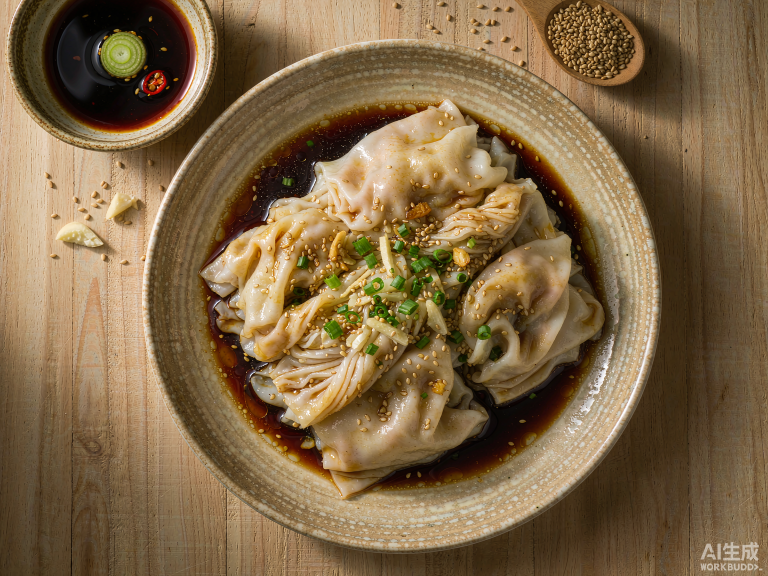
#> input picture scripts/_cq/_gen_new/Changfen__Cantonese_rice_noodl_2026-11-18T13-42-33.png, 1536 x 1152 px, given as the content of the folder D:/WorkBuddy AI/家庭点菜系统/scripts/_cq/unified/034, which was not available (shown at 1/2 size)
$ python publish_unified.py _gen_new/Changfen__Cantonese_rice_noodl_2026-11-18T13-42-33.png
#> lines starting #> are read from the running program, lines starting #| are printed output that depends on the picture
#> (reads scripts/_cq/dishes_remaining.json from the repository)
#> (reads scripts/_cq/published_unified.json from the repository)
# -*- coding: utf-8 -*-
"""统一底图方案：把 unified/NNN/ 内的生成图处理成 4:3 大图，上传并更新菜品 image。

生成图由「一张固定浅木纹桌面底图」图生图得到：背景、光位、角度、居中构图、
四周等距留白全部一致；器皿可按菜性更换，不强求同一只盘。

用法：
  python scripts/_cq/publish_unified.py --only 1     # 只发布一张（样品检查）
  python scripts/_cq/publish_unified.py --dry        # 空跑预览
  python scripts/_cq/publish_unified.py              # 全量（断点续跑）

输出 2400x1800（加大版定稿，比旧的 1600x1200 大 50%），给后续裁切留足余量。
处理只做：抹右下角水印 + 必要时居中裁 4:3 + 等比缩放；
绝不调亮度、不填色、不合成 —— 之前整图色调平移导致过曝，已弃用。
"""
import glob
import io
import json
import os
import sys
import time
import urllib.request

from PIL import Image, ImageFilter

ROOT = 'D:/WorkBuddy AI/家庭点菜系统/'
BASE = 'http://10.10.10.251:8090'
GEN = ROOT + 'scripts/_cq/unified/'
OUT = ROOT + 'scripts/_cq/out_unified/'
STATE = ROOT + 'scripts/_cq/published_unified.json'
ROWS = ROOT + 'scripts/_cq/dishes_remaining.json'
OUT_SIZE = (2400, 1800)
# 加大版定稿（用户 2026-11-13 确认）：生成图留白偏多（盘子约占宽 46%），
# 以画面中心保留 60% 再出图，盘子占比升到约 77%，四周留约 12% 等距桌面，
# 盘沿仍完整。105 张共用同一系数，构图保持一致。
# 生成图 2048x1536 裁后约 1229x922，放大到 2400x1800 属插值放大，
# 但原图细节充足、成品经 88 质量 WebP 压缩后观感已验证（见 sample_bigger/）。
ZOOM = 0.60
# 底图俯拍自带约 3.5% 的垂直偏移（上留白少于下留白），中心裁切会把偏差放大。
# 同一底图生成的 105 张偏移方向一致，统一把裁切框上移 2.7% 原图高度即可拉正，
# 使上下留白等宽；数值由成品图白色盘面检测量化得出，不是目测。
SHIFT_Y = -0.027

DRY = '--dry' in sys.argv
ONLY = int(sys.argv[sys.argv.index('--only') + 1]) if '--only' in sys.argv else None
LIMIT = int(sys.argv[sys.argv.index('--limit') + 1]) if '--limit' in sys.argv else 999


def http(method, path, data=None, ctype=None):
    req = urllib.request.Request(BASE + path, data=data, method=method)
    if ctype:
        req.add_header('Content-Type', ctype)
    with urllib.request.urlopen(req, timeout=60) as r:
        return json.loads(r.read().decode('utf-8'))


def multipart(path, filename):
    boundary = '----fmUnifiedBoundary7f3a'
    with open(path, 'rb') as f:
        payload = f.read()
    body = io.BytesIO()
    body.write(('--%s\r\n' % boundary).encode())
    body.write(('Content-Disposition: form-data; name="file"; filename="%s"\r\n' % filename).encode())
    body.write(b'Content-Type: image/webp\r\n\r\n')
    body.write(payload)
    body.write(('\r\n--%s--\r\n' % boundary).encode())
    return body.getvalue(), 'multipart/form-data; boundary=%s' % boundary


def _hide_watermark_big(im):
    """大图专用：水印固定在最右下角的纯桌面区域。
    从紧邻左侧同高度复制一块等大的木纹（水平纹理连续）盖上去，
    四边只羽化 12px，水印所在区域保持 100% 不透明替换 —— 旧版从左上角
    大范围渐入，导致靠近上沿的水印残留。"""
    w, h = im.size
#> w = 1536; h = 1152
    ow, oh = int(w * 0.18), int(h * 0.11)
#> ow = 276; oh = 126
    patch = im.crop((w - 2 * ow, h - oh, w - ow, h))
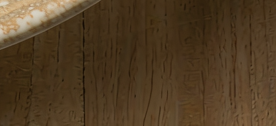
#> patch: PIL image 276x126 RGB; mean R, G, B 81.2, 60.8, 36.3
    edge = max(3, min(ow, oh) // 12)
#> edge = 10
    mask = Image.new('L', (ow, oh), 255)
#> mask: PIL image 276x126 L; every value is 255
    mp = mask.load()
    for y in range(oh):
        for x in range(ow):
            d = min(x, y, ow - 1 - x, oh - 1 - y)
            mp[x, y] = int(255 * min(1.0, d / edge))
    mask = mask.filter(ImageFilter.GaussianBlur(2))
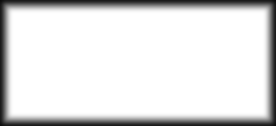
#> mask: PIL image 276x126 L; min 11, max 255, mean 223.6
    im.paste(patch, (w - ow, h - oh), mask)
    return im


def prepare(idx):
    """抹水印 -> 必要时居中裁 4:3 -> 等比缩放到 1600x1200 -> WebP。"""
    fs = glob.glob(GEN + '%03d/*.png' % idx)
    if not fs:
        return None
    im = _hide_watermark_big(Image.open(fs[0]).convert('RGB'))
    w, h = im.size
#> w = 1536; h = 1152
    ratio = w / h
#> ratio = 1.33
    # 生成图已是 4:3 时不做任何裁切：构图在生成阶段已经居中、四周留白等距，
    # 再裁一次反而会把盘子推偏或切掉盘沿。
    if abs(ratio - 4 / 3) > 0.02:
        if ratio > 4 / 3:
            nw = int(h * 4 / 3)
            x0 = (w - nw) // 2
            im = im.crop((x0, 0, x0 + nw, h))
        else:
            nh = int(w * 3 / 4)
            y0 = (h - nh) // 2
            im = im.crop((0, y0, w, y0 + nh))
    # 统一中心裁切放大菜品；裁切框严格居中，保证上下左右留白等宽、盘沿不被切
    zw, zh = int(im.width * ZOOM), int(im.height * ZOOM)
#> zw = 921; zh = 691
    zx = (im.width - zw) // 2
#> zx = 307
    zy = int((im.height - zh) / 2 + im.height * SHIFT_Y)
#> zy = 199
    zy = max(0, min(im.height - zh, zy))  # 裁切框始终留在原图内，不补边
    im = im.crop((zx, zy, zx + zw, zy + zh))
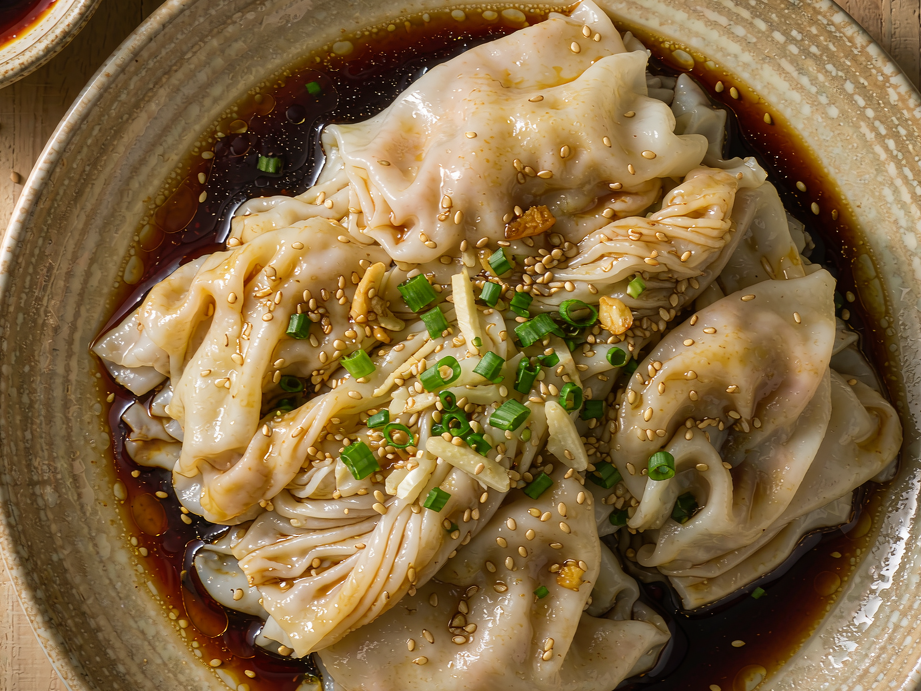
#> im: PIL image 921x691 RGB; mean R, G, B 132.3, 106, 67
    im = im.resize(OUT_SIZE, Image.LANCZOS)
#> im: PIL image 2400x1800 RGB
    os.makedirs(OUT, exist_ok=True)
    dst = OUT + '%03d.webp' % idx
    im.save(dst, 'WEBP', quality=88, method=5)
    return dst


def main():
    rows = json.load(open(ROWS, encoding='utf-8'))
    state = json.load(open(STATE, encoding='utf-8')) if os.path.exists(STATE) else {}
    todo = [r for r in rows if str(r['idx']) not in state]
    if ONLY is not None:
        todo = [r for r in rows if r['idx'] == ONLY]
        if ONLY in [int(k) for k in state]:
            print('--only %d 已发布过，强制重新发布覆盖' % ONLY)
    print('总 %d 道 / 已发布 %d / 本次 %d / dry=%s' % (len(rows), len(state), len(todo), DRY))
    n = 0
    for r in todo:
        idx = r['idx']
        p = prepare(idx)
        if not p:
            print('%03d %-10s SKIP（还没有生成图）' % (idx, r['name']))
            continue
        if DRY:
            print('%03d %-10s would upload %s (%d bytes)' % (idx, r['name'], os.path.basename(p), os.path.getsize(p)))
            n += 1
            if n >= LIMIT:
                break
            continue
        try:
            body, ctype = multipart(p, '%03d.webp' % idx)
            up = http('POST', '/api/upload', body, ctype)
            url = up['url']
            http('PUT', '/api/dishes/' + r['dishId'], json.dumps({'image': url}).encode(), 'application/json')
            state[str(idx)] = {'name': r['name'], 'dishId': r['dishId'], 'new': url}
            json.dump(state, open(STATE, 'w', encoding='utf-8'), ensure_ascii=False, indent=2)
            print('%03d %-10s OK -> %s' % (idx, r['name'], url))
        except Exception as e:
            print('%03d %-10s FAIL %s' % (idx, r['name'], e))
            break
        n += 1
        if n >= LIMIT:
            break
        time.sleep(0.12)


if __name__ == '__main__':
    main()
